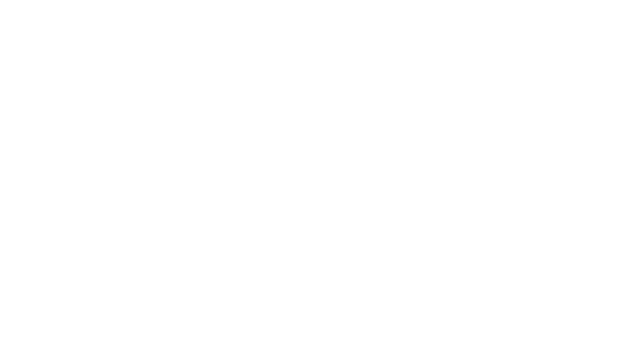
Frame 1 (no input)
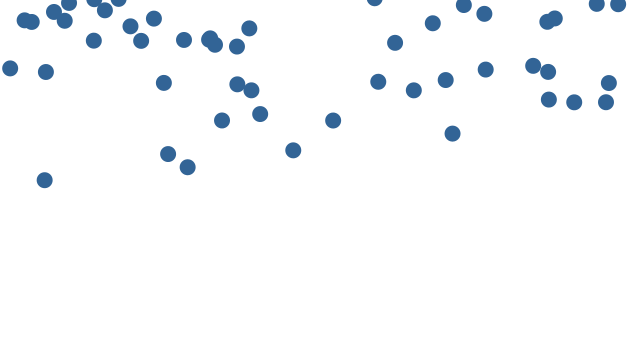
Frame 60 (the mouse pressed at the canvas centre just before this capture)
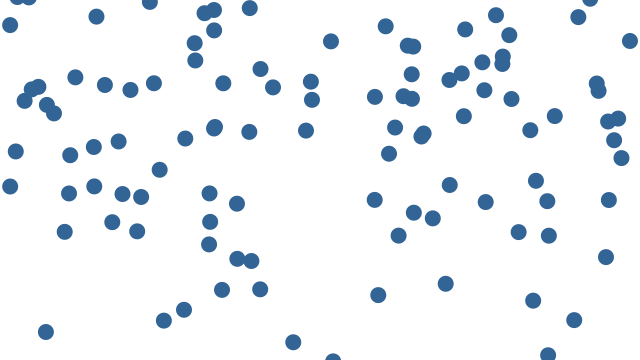
Frame 120 (the mouse held since frame 60 and released just before this capture)

The Processing sketch that drew these frames (run headless with seeded random() and noise(); from frame 60 on, the mouse is pressed at the canvas centre):

// Processing sketch: example_10_07_many_drops
// ── example_10_07_many_drops.pde
// Learning Processing
// Daniel Shiffman
// http://www.learningprocessing.com

// Example 10-7: Drops one at a time

// An array of drops
Drop[] drops = new Drop[1000];

// New variable to keep track of total number of drops we want to use!
int totalDrops = 0;

void setup() {
  size(640, 360);
}

void draw() {
  background(255);

  // Initialize one drop
  drops[totalDrops] = new Drop();

  // Increment totalDrops
  totalDrops++ ;

  // If we hit the end of the array
  if (totalDrops >= drops.length) {
    totalDrops = 0; //Start over
  }

  // Move and display drops
  for (int i = 0; i < totalDrops; i++ ) { // New! We no longer move and display all drops, but rather only the “totalDrops” that are currently present in the game.
    drops[i].move();
    drops[i].display();
  }
}
// ── Drop.pde
// Learning Processing
// Daniel Shiffman
// http://www.learningprocessing.com

// Example 10-7: Drops one at a time

class Drop {

  float x, y;   // Variables for location of raindrop
  float speed; // Speed of raindrop
  color c;
  float r;     // Radius of raindrop

  Drop() {
    r = 8;                 // All raindrops are the same size
    x = random(width);     // Start with a random x location
    y = -r*4;              // Start a little above the window
    speed = random(1, 5);   // Pick a random speed
    c = color(50, 100, 150); // Color
  }

  // Move the raindrop down
  void move() {
    // Increment by speed
    y += speed;
  }

  // Check if it hits the bottom
  boolean reachedBottom() {
    // If we go a little beyond the bottom
    if (y > height + r*4) { 
      return true;
    } else {
      return false;
    }
  }

  // Display the raindrop
  void display() {
    // Display the drop
    fill(c);
    noStroke();
    ellipse(x, y, r*2, r*2);
  }

  // If the drop is caught
  void caught() {
    // Stop it from moving by setting speed equal to zero
    speed = 0; 
    // Set the location to somewhere way off-screen
    y = -1000;
  }
}
